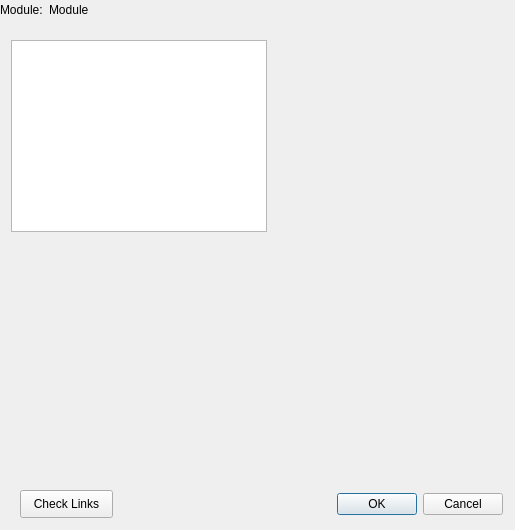
<?xml version="1.0" encoding="UTF-8"?>
<ui version="4.0">
 <class>DialogEditLinks</class>
 <widget class="QDialog" name="DialogEditLinks">
  <property name="geometry">
   <rect>
    <x>0</x>
    <y>0</y>
    <width>515</width>
    <height>530</height>
   </rect>
  </property>
  <property name="windowTitle">
   <string>Links Editor</string>
  </property>
  <widget class="QPlainTextEdit" name="editor">
   <property name="geometry">
    <rect>
     <x>11</x>
     <y>40</y>
     <width>256</width>
     <height>192</height>
    </rect>
   </property>
  </widget>
  <widget class="QDialogButtonBox" name="buttonBox">
   <property name="geometry">
    <rect>
     <x>310</x>
     <y>490</y>
     <width>193</width>
     <height>28</height>
    </rect>
   </property>
   <property name="orientation">
    <enum>Qt::Horizontal</enum>
   </property>
   <property name="standardButtons">
    <set>QDialogButtonBox::Cancel|QDialogButtonBox::Ok</set>
   </property>
  </widget>
  <widget class="QPushButton" name="button_check_links">
   <property name="geometry">
    <rect>
     <x>20</x>
     <y>490</y>
     <width>93</width>
     <height>28</height>
    </rect>
   </property>
   <property name="text">
    <string>Check Links</string>
   </property>
  </widget>
  <widget class="QWidget" name="">
   <layout class="QHBoxLayout" name="horizontalLayout">
    <item>
     <widget class="QLabel" name="label">
      <property name="text">
       <string>Module:</string>
      </property>
     </widget>
    </item>
    <item>
     <widget class="QLabel" name="module_name">
      <property name="text">
       <string>Module</string>
      </property>
     </widget>
    </item>
    <item>
     <spacer name="horizontalSpacer">
      <property name="orientation">
       <enum>Qt::Horizontal</enum>
      </property>
      <property name="sizeHint" stdset="0">
       <size>
        <width>40</width>
        <height>20</height>
       </size>
      </property>
     </spacer>
    </item>
   </layout>
  </widget>
 </widget>
 <resources/>
 <connections>
  <connection>
   <sender>buttonBox</sender>
   <signal>accepted()</signal>
   <receiver>DialogEditLinks</receiver>
   <slot>accept()</slot>
   <hints>
    <hint type="sourcelabel">
     <x>248</x>
     <y>254</y>
    </hint>
    <hint type="destinationlabel">
     <x>157</x>
     <y>274</y>
    </hint>
   </hints>
  </connection>
  <connection>
   <sender>buttonBox</sender>
   <signal>rejected()</signal>
   <receiver>DialogEditLinks</receiver>
   <slot>reject()</slot>
   <hints>
    <hint type="sourcelabel">
     <x>316</x>
     <y>260</y>
    </hint>
    <hint type="destinationlabel">
     <x>286</x>
     <y>274</y>
    </hint>
   </hints>
  </connection>
 </connections>
</ui>
